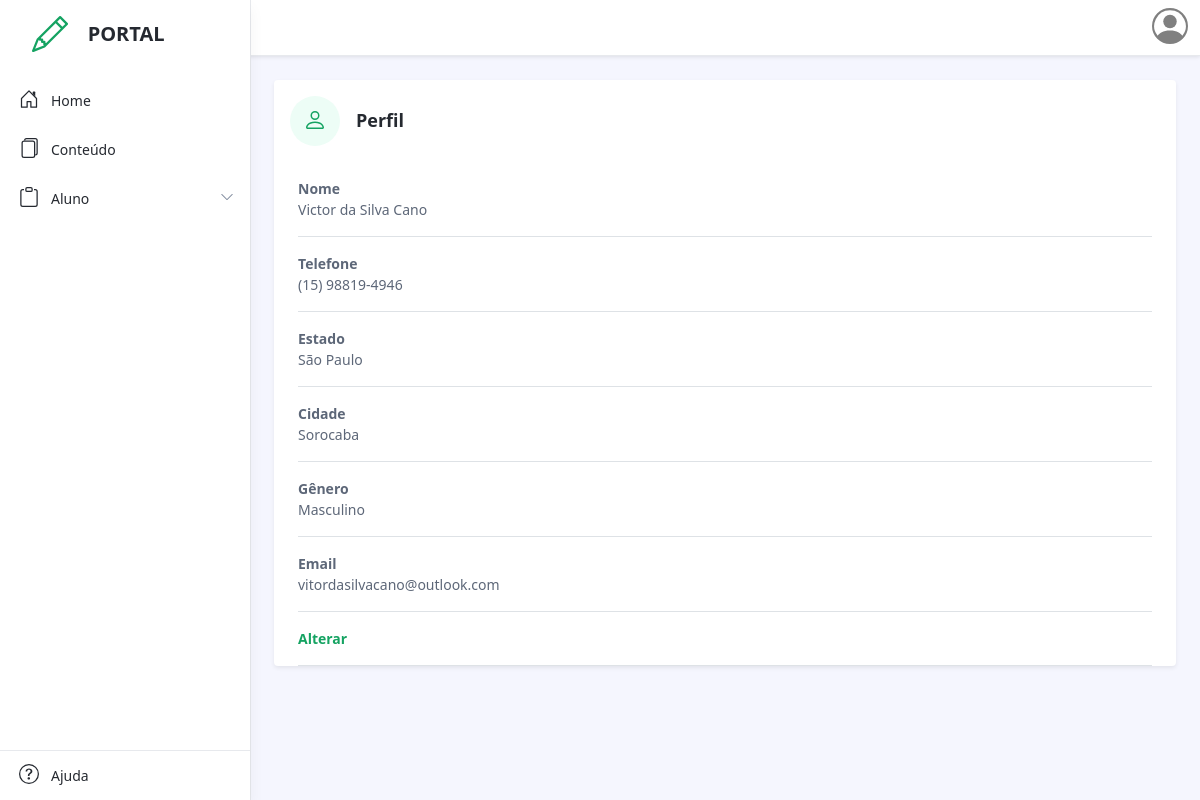
The page /dash/perfil.php (signed in) on the database its author committed.
### tables this page shows
CREATE TABLE `usuarios` (
  `id_usuario` int(11) NOT NULL,
  `nome` varchar(50) NOT NULL,
  `telefone` varchar(30) NOT NULL,
  `dt_nasc` date NOT NULL,
  `estado` varchar(30) NOT NULL,
  `cidade` varchar(30) NOT NULL,
  `perfil` int(11) NOT NULL,
  `genero` varchar(30) NOT NULL,
  `email` varchar(50) NOT NULL,
  `senha` varchar(32) NOT NULL,
  `data_cadastro` datetime NOT NULL DEFAULT current_timestamp()
);

### dash/perfil.php (the view, shortened to what this page needs)
<?php
    include('../class/dbconn.php');
    $SelectQuery = $query="select * from usuarios WHERE id_usuario=" . '' . $_SESSION['id_usuario'];
    $ExecuteQuery = mysqli_query($conn,$SelectQuery);
    while($row = mysqli_fetch_array($ExecuteQuery)){
    $confignome = $row['nome'];
    $configtelefone = $row['telefone'];
    $configestado = $row['estado'];
    $configcidade = $row['cidade'];
    $configgen = $row['genero'];
    $configmail = $row['email'];
    }
    if(isset($_SESSION['perfil'])){
?>
<!DOCTYPE html>
<html lang="en">
    <head>
        <link id="theme-style" rel="stylesheet" href="./assets/css/portal.css">
    </head>
<body class="app">
<?php require './components/navbar.php';?>
<div class="app-wrapper">
    <div class="app-content pt-3 p-md-3 p-lg-4">
        <div class="app-card app-card-account shadow-sm d-flex flex-column align-items-start">
            <div class="app-card-header p-3 border-bottom-0">
                <div class="row align-items-center gx-3">
                    <div class="col-auto">
                        <div class="app-icon-holder">
                        </div>
                    </div>
                    <div class="col-auto">
                        <h4 class="app-card-title">Perfil</h4>
                    </div>
                </div>
            </div>
            <div class="app-card-body px-4 w-100">
                <div class="item border-bottom py-3">
                    <div class="row justify-content-between align-items-center">
                        <div class="col-auto">
                            <div class="item-label"><strong>Nome</strong></div>
                            <div class="item-data"><?= $confignome ?></div>
                        </div>
                    </div>
                </div>
                <div class="item border-bottom py-3">
                    <div class="row justify-content-between align-items-center">
                        <div class="col-auto">
                            <div class="item-label"><strong>Telefone</strong></div>
                            <div class="item-data"><?= $configtelefone ?></div>
                        </div>
                    </div>
                </div>
                <div class="item border-bottom py-3">
                    <div class="row justify-content-between align-items-center">
                        <div class="col-auto">
                            <div class="item-label"><strong>Estado</strong></div>
                            <div class="item-data">
                            <?= $configestado ?>
                            </div>
                        </div>
                    </div>
                </div>
                <div class="item border-bottom py-3">
                    <div class="row justify-content-between align-items-center">
                        <div class="col-auto">
                            <div class="item-label"><strong>Cidade</strong></div>
                            <div class="item-data">
                            <?= $configcidade ?>
                            </div>
                        </div>
                    </div>
                </div>
                <div class="item border-bottom py-3">
                    <div class="row justify-content-between align-items-center">
                        <div class="col-auto">
                            <div class="item-label"><strong>Gênero</strong></div>
                            <div class="item-data">
                            <?= $configgen ?>
                            </div>
                        </div>
                    </div>
                </div>
                <div class="item border-bottom py-3">
                    <div class="row justify-content-between align-items-center">
                        <div class="col-auto">
                            <div class="item-label"><strong>Email</strong></div>
                            <div class="item-data"><?= $configmail ?></div>
                        </div>
                    </div>
                </div>
                <div class="item border-bottom py-3">
                    <div class="row justify-content-between align-items-center">
                        <div class="col-auto">
                            <a href="/pages/config.php" class="button"><strong>Alterar</strong></a>
                        </div>
                    </div>
                </div>
            </div>
        </div>
    </div>
</div>
</body>
</html>
<?php
    }
?>

### rows shown on the page
usuarios: nome "Victor da Silva Cano", telefone "(15) 98819-4946", estado "São Paulo", cidade "Sorocaba", genero "Masculino", email "vitordasilvacano@outlook.com"
